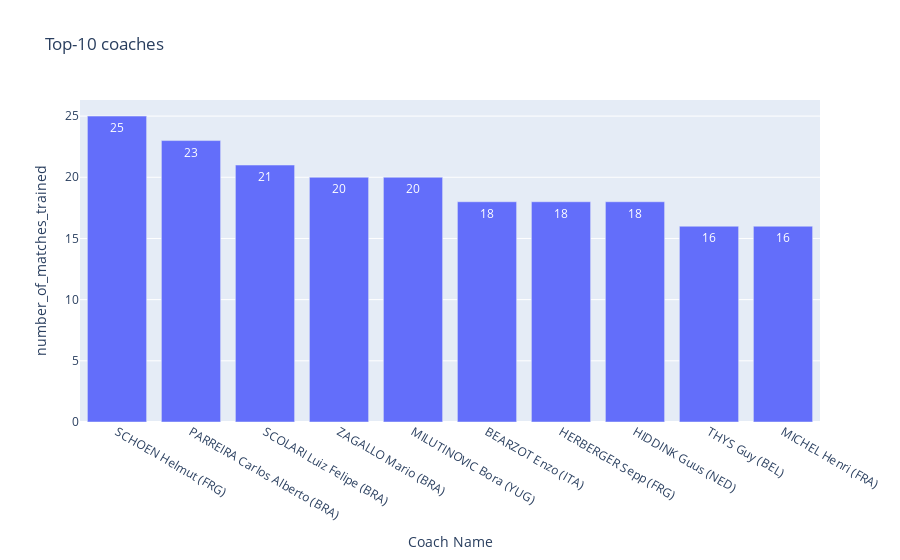

Source (notebook cell):
### Markdown cell above
### plot the barchart using plotly

### Code cell
plt.figure(figsize=(15,5))
px.bar(Top_10_coaches, x='Coach Name', y= 'number_of_matches_trained', text= 'number_of_matches_trained', title= 'Top-10 coaches')    
#Top_10_coaches.plot(kind='bar')   #general bar plot

### Figure 1 — Plotly figure (JSON) as saved in the notebook; plotly's stock layout.template omitted (floating-point values rounded to 4 significant figures)
{"data": [{"alignmentgroup": "True", "hovertemplate": "Coach Name=%{x}<br>number_of_matches_trained=%{text}<extra></extra>", "legendgroup": "", "marker": {"color": "#636efa", "pattern": {"shape": ""}}, "name": "", "offsetgroup": "", "orientation": "v", "showlegend": false, "text": [25, 23, 21, 20, 20, 18, 18, 18, 16, 16], "textposition": "auto", "type": "bar", "x": ["SCHOEN Helmut (FRG)", "PARREIRA Carlos Alberto (BRA)", "SCOLARI Luiz Felipe (BRA)", "ZAGALLO Mario (BRA)", "MILUTINOVIC Bora (YUG)", "BEARZOT Enzo (ITA)", "HERBERGER Sepp (FRG)", "HIDDINK Guus (NED)", "THYS Guy (BEL)", "MICHEL Henri (FRA)"], "xaxis": "x", "y": [25, 23, 21, 20, 20, 18, 18, 18, 16, 16], "yaxis": "y"}], "layout": {"barmode": "relative", "legend": {"tracegroupgap": 0}, "title": {"text": "Top-10 coaches"}, "xaxis": {"anchor": "y", "domain": [0, 1], "title": {"text": "Coach Name"}}, "yaxis": {"anchor": "x", "domain": [0, 1], "title": {"text": "number_of_matches_trained"}}}}
